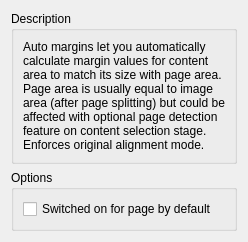
      <widget class="QWidget" name="pageAutoMargins">
       <layout class="QVBoxLayout" name="verticalLayout_44">
        <item>
         <widget class="QGroupBox" name="groupBox_22">
          <property name="title">
           <string>Description</string>
          </property>
          <layout class="QVBoxLayout" name="verticalLayout_21">
           <item>
            <widget class="QLabel" name="lblAutoMarginsDescr">
             <property name="text">
              <string>Auto margins let you automatically calculate margin values for content area to match its size with page area. Page area is usually equal to image area (after page splitting) but could be affected with optional page detection feature on content selection stage.
Enforces original alignment mode.</string>
             </property>
             <property name="alignment">
              <set>Qt::AlignLeading|Qt::AlignLeft|Qt::AlignTop</set>
             </property>
             <property name="wordWrap">
              <bool>true</bool>
             </property>
             <property name="textInteractionFlags">
              <set>Qt::LinksAccessibleByMouse|Qt::TextSelectableByKeyboard|Qt::TextSelectableByMouse</set>
             </property>
            </widget>
           </item>
          </layout>
         </widget>
        </item>
        <item>
         <widget class="QGroupBox" name="optAutoMargins">
          <property name="title">
           <string>Options</string>
          </property>
          <layout class="QVBoxLayout" name="verticalLayout_71">
           <item alignment="Qt::AlignTop">
            <widget class="QCheckBox" name="cbMarginsAuto">
             <property name="text">
              <string>Switched on for page by default</string>
             </property>
             <property name="checked">
              <bool>false</bool>
             </property>
            </widget>
           </item>
          </layout>
         </widget>
        </item>
       </layout>
      </widget>
